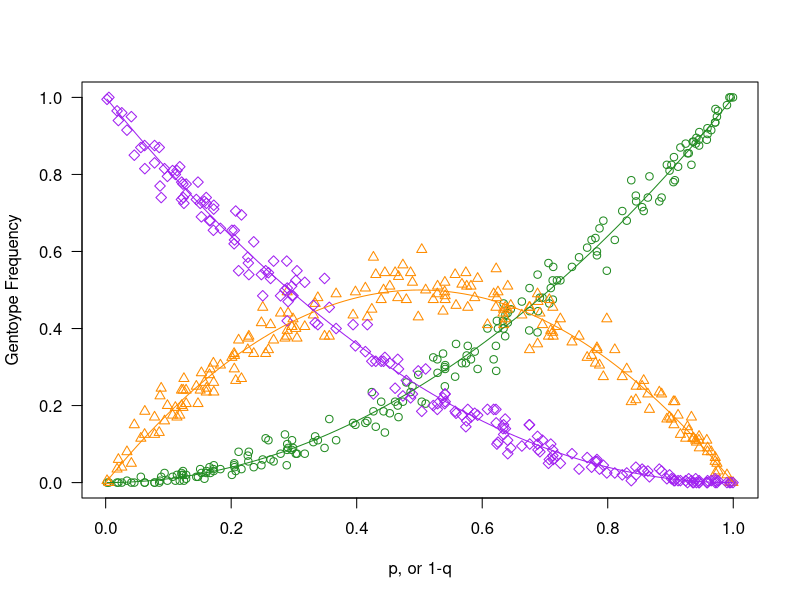

R code for this plot:
## Script written by Corey Chivers, the Bayesian Biologist.
## https://bayesianbiologist.com/2011/06/13/using-simulation-to-demonstrate-theory-hardy-weinberg-equilibrium/

## Script available from
## https://gist.github.com/cjbayesian/468725f4bd7d6f3f027d#file-hw_sim-r


cross<-function(parents)
{
  offspring<-c('d','d') #initiate a child object
  offspring[1]<-sample(parents[1,],1)
  offspring[2]<-sample(parents[2,],1)
  
  return(offspring)
}

random_mating<-function()
{
  tmp_pop<-pop
  for(n in 1:N)
  {
    parents<-sample(1:N,2)
    tmp_pop[n,]<-cross(pop[parents,])
  }
  pop<-tmp_pop
}





genotypes<-c('A','a')

p<-0.5
q<-1-p
N=200
a_freq<-c(p,q)

pop<-array(sample(genotypes,2*N,p=a_freq,replace=T),dim=c(N,2))

I<-200
num_generations=1
g_freq<-array(dim=c(I,3))
p_vec<-array(dim=I)
for(i in 1:I)
{
  p<-runif(1,0,1)
  q<-1-p
  a_freq<-c(p,q)
  
  pop[,1]<-sample(genotypes,N,p=a_freq,replace=T)
  pop[,2]<-sample(genotypes,N,p=a_freq,replace=T)
  
  for(g in 1:num_generations)
    random_mating()
  
  
  f_aa<-0
  f_Aa<-0
  f_AA<-0
  
  for(n in 1:N)
  {
    if(identical(pop[n,],c('A','A')))
      f_AA=f_AA+1
    if(identical(pop[n,],c('A','a')) || identical(pop[n,],c('a','A') ))
      f_Aa=f_Aa+1
    if(identical(pop[n,],c('a','a')))
      f_aa=f_aa+1
    
  }
  f_aa<-f_aa/N
  f_Aa<-f_Aa/N
  f_AA<-f_AA/N
  
  g_freq[i,]<-c(f_AA,f_Aa,f_aa)
  p_vec[i]<-p	
}
#pdf('HW.pdf')
## Plot the sims
plot(p_vec,g_freq[,1],col='forestgreen',xlab='p, or 1-q',ylab='Gentoype Frequency', las=1)
points(p_vec,g_freq[,2],col='darkorange',pch=2)
points(p_vec,g_freq[,3],col='purple', pch=5)


## Theoretical Curves
curve(x^2,col='forestgreen',add=T)
curve(2*x*(1-x),col='darkorange',add=T)
curve((1-x)^2,col='purple',add=T)
#dev.off()
